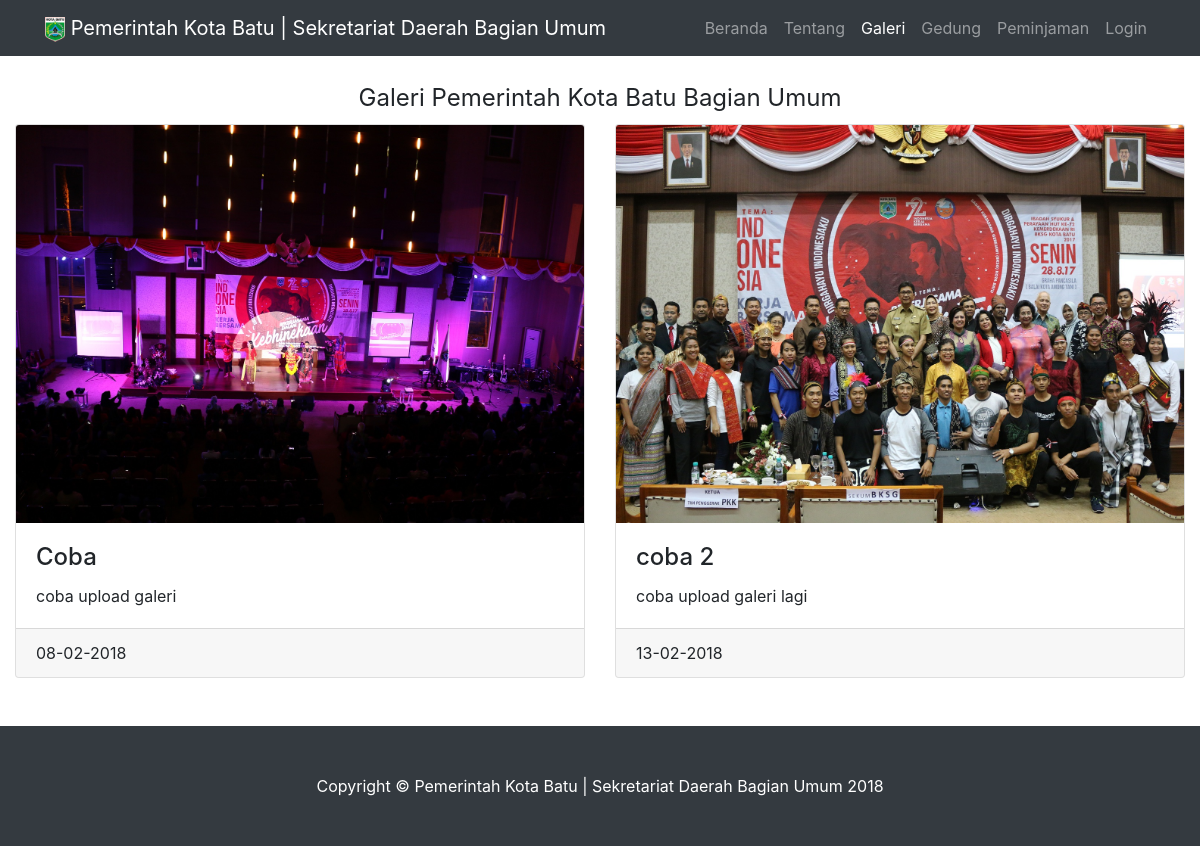
The app's page /index.php/awal/galeri with its own data.
### tables this page shows
CREATE TABLE `galeri` (
  `id_galeri` int(11) NOT NULL,
  `foto` varchar(255) NOT NULL,
  `judul` varchar(255) NOT NULL,
  `tanggal` date NOT NULL,
  `deskripsi` varchar(10000) NOT NULL
);

### application/controllers/Awal.php (called while the page is built, shortened)
<?php
class Awal extends CI_Controller {
	public function __construct()
	{
		$this->load->helper('url','form');
		$this->load->library('form_validation');
		$this->load->model('Admin_Model');
		$this->load->model('Peminjaman_Model');
		$this->load->model('Gedung_Model');
		$this->load->model('Galeri_Model');
		$this->load->model('Skpd_Model');
		$this->load->model('Fasilitas_Model');
		$this->load->library('encryption');
	}
	public function galeri()
	{
		$data['galeri'] = $this->Galeri_Model->getGaleri();
		$this->load->view('awal/galeri', $data);
	}
}

### index.php (called while the page is built, shortened)
<?php
require_once BASEPATH.'core/CodeIgniter.php';

### application/models/Galeri_Model.php (called while the page is built, shortened)
<?php
class Galeri_Model extends CI_Model {
	public function getGaleri()
	{
		$query = $this->db->get('galeri');
		return $query->result();
	}
}

### application/views/awal/galeri.php (the view, shortened to what this page needs)
<!DOCTYPE html>
<html lang="en">
  <head>
    <link href="<?php echo base_url() ?>/assets/user/vendor/bootstrap/css/bootstrap.min.css" rel="stylesheet">
    <link href="<?php echo base_url() ?>/assets/user/css/shop-homepage.css" rel="stylesheet">
  </head>
  <body>
    <nav class="navbar navbar-expand-lg navbar-dark bg-dark fixed-top">
      <div class="container">
        <a class="navbar-brand" href="<?php echo site_url('awal') ?>"><img src="<?php echo base_url('assets/logo.png') ?>" class="img-responsive" alt="Image" width="20px">       Pemerintah Kota Batu | Sekretariat Daerah Bagian Umum</a>
        <div class="collapse navbar-collapse" id="navbarResponsive">
          <ul class="navbar-nav ml-auto">
            <li class="nav-item">
              <a class="nav-link" href="<?php echo site_url('awal') ?>">Beranda
              </a>
            </li>
            <li class="nav-item">
              <a class="nav-link" href="<?php echo site_url('awal/tentang') ?>">Tentang</a>
            </li>
            <li class="nav-item active">
              <a class="nav-link" href="<?php echo site_url('awal/galeri') ?>">Galeri<span class="sr-only">(current)</span></a>
            </li>
            <li class="nav-item">
              <a class="nav-link" href="<?php echo site_url('awal/gedung') ?>">Gedung</a>
            </li>
            <li class="nav-item">
              <a class="nav-link" href="<?php echo site_url('awal/peminjaman') ?>">Peminjaman</a>
            </li>
            <li class="nav-item">
              <a class="nav-link" href="<?php echo site_url('login') ?>">Login</a>
            </li>
          </ul>
        </div>
      </div>
    </nav>
        <div class="col-lg-12">
          <br>
          <div class="row">
          <legend><center>Galeri Pemerintah Kota Batu Bagian Umum</center></legend>
            <?php foreach ($galeri as $key) { ?>
              <div class="col-lg-6 col-md-6 mb-6">
                  <div class="card h-100">
                    <img class="card-img-top" src="<?=base_url("assets/uploads")."/".$key->foto ?>" alt="">
                    <div class="card-body">
                      <h4 class="card-title">
                        <?php echo $key->judul ?>
                      </h4>
                      <p class="card-text"><?php echo $key->deskripsi ?></p>
                    </div>
                    <div class="card-footer">
                      <?php $date = new DateTime($key->tanggal);
                              echo $date->format('d-m-Y'); ?>
                    </div>
                  </div>
                </div>
            <?php } ?>
          </div>
        </div>
<br><br>
    <footer class="py-5 bg-dark">
      <div class="container">
        <p class="m-0 text-center text-white">Copyright &copy; Pemerintah Kota Batu | Sekretariat Daerah Bagian Umum 2018</p>
      </div>
    </footer>
  </body>
</html>

### assets/user/css/shop-homepage.css (style rules this page uses)
body { padding-top: 54px; }
@media (min-width: 992px) { body { padding-top: 56px; } }

### records on screen
galeri: foto (picture), judul "Coba", deskripsi "coba upload galeri", tanggal "08-02-2018"
galeri: foto (picture), judul "coba 2", deskripsi "coba upload galeri lagi", tanggal "13-02-2018"
